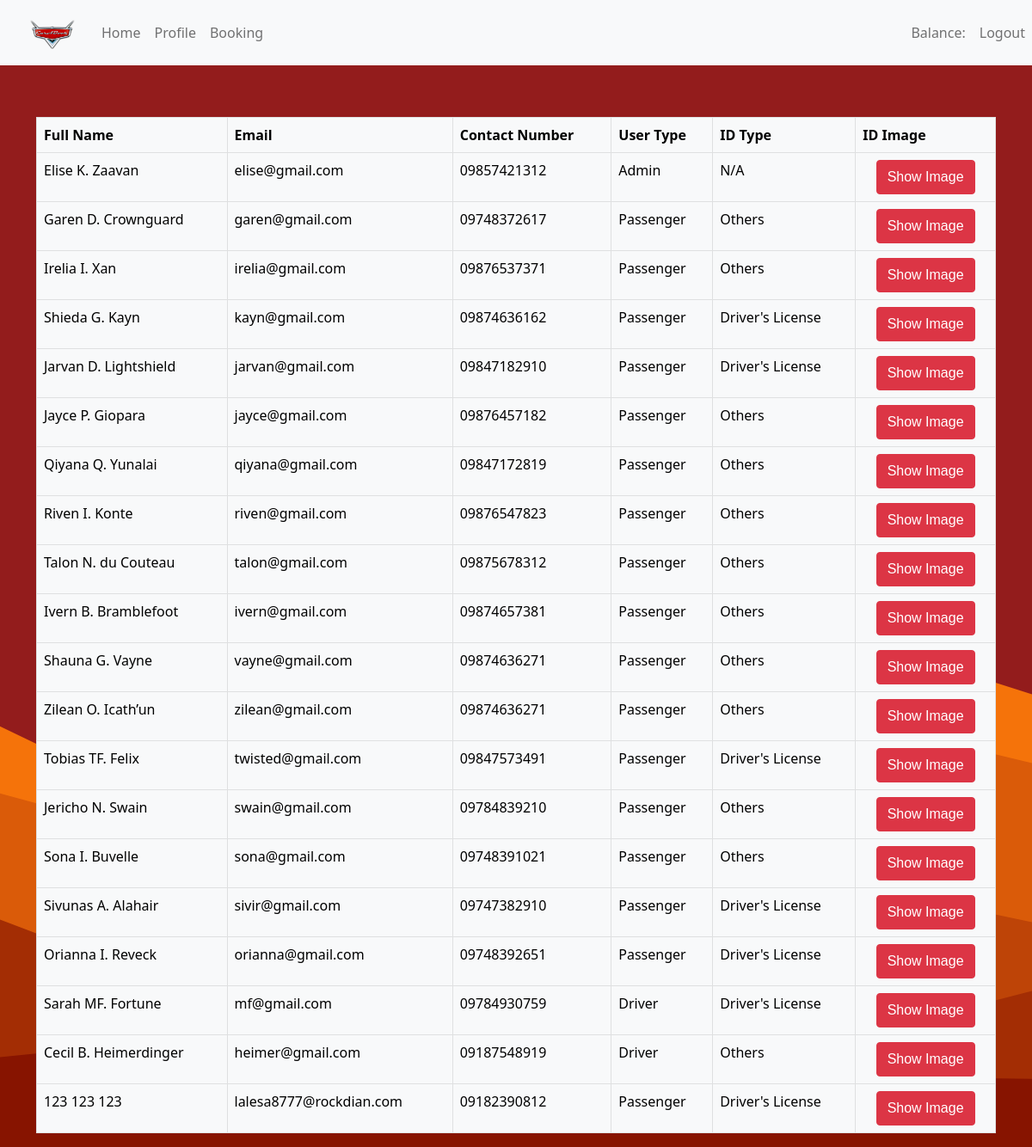
The page /accounts.php on the database its author committed.
### tables this page shows
CREATE TABLE `user_tbl` (
  `user_id` int(11) NOT NULL,
  `ufname` varchar(100) NOT NULL,
  `umname` varchar(100) NOT NULL,
  `ulname` varchar(100) NOT NULL,
  `uemail` varchar(100) NOT NULL,
  `upassword` varchar(100) NOT NULL,
  `ucnumber` varchar(11) NOT NULL,
  `ubirthdate` date NOT NULL,
  `uaddress` varchar(100) NOT NULL,
  `ucity` varchar(100) NOT NULL,
  `uprovince` varchar(100) NOT NULL,
  `uzip` varchar(10) NOT NULL,
  `uuserlevel` int(1) NOT NULL DEFAULT 1,
  `uvercode` varchar(255) DEFAULT NULL,
  `uidtype` int(1) NOT NULL,
  `uidimg` varchar(256) NOT NULL,
  `upimg` varchar(256) NOT NULL,
  `ubalance` int(11) NOT NULL DEFAULT 0,
  `utimestamp` timestamp NOT NULL DEFAULT current_timestamp()
);

### accounts.php (the view, shortened to what this page needs)
<?php
require 'ver.php';
?>
<!DOCTYPE html>
<html lang="en">
<head>
    <link href="https://cdn.jsdelivr.net/npm/bootstrap@5.0.2/dist/css/bootstrap.min.css" rel="stylesheet">
    <link rel="stylesheet" href="css/style.css">
</head>
<body>
    <?php include 'header.php';?>
    <div class="container acctbl">
        <table class="table table-bordered table-light">
            <thead>
                <tr>
                    <th scope="col">Full Name</th>
                    <th scope="col">Email</th>
                    <th scope="col">Contact Number</th>
                    <th scope="col">User Type</th>
                    <th scope="col">ID Type</th>
                    <th scope="col">ID Image</th>
                </tr>
            </thead>
            <tbody>
                <?php
$ver = 2;
$sql = "SELECT ufname, umname, ulname, uemail, ucnumber, uuserlevel, uidtype, uidimg FROM user_tbl WHERE uuserlevel >= ?";
$stmt = mysqli_prepare($conn, $sql);
mysqli_stmt_bind_param($stmt, "i", $ver);
if (mysqli_stmt_execute($stmt)) {
    $result = (mysqli_stmt_get_result($stmt));
    if (mysqli_num_rows($result) > 0) {
        while ($ROW_INFO = mysqli_fetch_assoc($result)) {
            if ($ROW_INFO['uuserlevel'] == 2 || $ROW_INFO['uuserlevel'] == 3) {
                $USERTYPE = "Passenger";
            } else if ($ROW_INFO['uuserlevel'] == 4) {
                $USERTYPE = "Driver";
            } else if ($ROW_INFO['uuserlevel'] == 6) {
                $USERTYPE = "Admin";
            }
            if ($ROW_INFO['uidtype'] == 1) {
                $IDTYPE = "Others";
            } else if ($ROW_INFO['uidtype'] == 2) {
                $IDTYPE = "Driver's License";
            } else if ($ROW_INFO['uidtype'] == null) {
                $IDTYPE = "N/A";
            }
            ?>
                            <tr>
                                <td><?=$ROW_INFO['ufname'] . " " . $ROW_INFO['umname'] . " " . $ROW_INFO['ulname'];?></td>
                                <td><?=$ROW_INFO['uemail'];?></td>
                                <td><?=$ROW_INFO['ucnumber'];?></td>
                                <td><?=$USERTYPE?></td>
                                <td><?=$IDTYPE?></td>
                                <td style="text-align: center;"><button class="btn btn-danger" type="button" onclick="displayImage('<?php echo $ROW_INFO['uidimg']; ?>')"> Show Image </button></td>
                            </tr>
                <?php
}
    }
}
?>
            </tbody>
        </table>
    </div>
</body>
</html>

### header.php (shortened to what this page needs)
<!DOCTYPE html>
<html lang="en">
<head>
    <link href="https://cdn.jsdelivr.net/npm/bootstrap@5.0.2/dist/css/bootstrap.min.css" rel="stylesheet">
    <link rel="stylesheet" href="css/style.css">
    <link rel="stylesheet" href="https://cdn.jsdelivr.net/npm/bootstrap@5.0.2/dist/css/bootstrap.min.css">
</head>
<body>
    <nav class="navbar navbar-expand-lg navbar-light bg-light">
        <a class="logo carnav"><img src="image/logo.png" alt="" style="margin-top:25%;  margin-left: -20px;" ></a>
        <div class="collapse navbar-collapse" id="navbarSupportedContent">
            <ul class="navbar-nav mr-auto">
                <li class="nav-item active">
                    <a class="nav-link" href="homepage">Home </a>
                </li>
                <li class="nav-item">
                    <a class="nav-link" id="profile" href="profile">Profile</a>
                </li>
                <li class="nav-item">
                    <a class="nav-link" id="booking" href="booking">Booking</a>
                </li>
            </ul>
            <ul class="navbar-nav logoutnav">
                <li class="nav-item">
                    <a class="nav-link">Balance: <?=$_SESSION['UBAL']?> </a>
                </li>
                <li class="nav-item">
                    <a class="nav-link" href="logout">Logout</a>
                </li>
            </ul>
        </div>
    </nav>
</body>
</html>

### css/style.css (style rules this page uses)
img { max-width: 100%; max-height: 100%; }
#rcar, #vdapp, #vrcar, #mcar, #route, #booking, #vacc, #pup, #atransaction, #areport, #acashin, #acashout { display: none; }
a { text-decoration: none; outline: none; }
.carnav { margin-left: 50px; width: 100px; }
.acctbl { width: 900px; margin-top: 5%; }
body { background-color: #ffffff; background-image: url('../image/bgall.svg'); background-size: cover; }
.logoutnav { margin-left: auto; }
:root { --pale-purple-pantone: hsl(262, 63%, 92%); --medium-sea-green: hsl(152, 63%, 43%); --lavender-blush: hsl(336, 35%, 92%); --carolina-blue: hsl(204, 91%, 53%); --columbia-blue: hsl(204, 92%, 90%); --alice-blue-1: hsl(216, 38%, 95%); --alice-blue-2: hsl(216, 75%, 97%); --alice-blue-3: hsl(216, 38%, 95%); --alice-blue-4: hsl(217, 33%, 92%); --independence: hsl(219, 21%, 39%); --deep-cerise: hsl(329, 63%, 52%); --eerie-black: hsl(210, 11%, 15%); --space-cadet: hsl(240, 22%, 25%); --blue-jeans: hsl(204, 80%, 63%); --slate-blue: hsl(262, 60%, 57%); --beau-blue: hsl(208, 86%, 92%); --honey-dew: hsl(152, 48%, 89%); --mimi-pink: hsl(329, 63%, 90%); --red-salsa: hsl(0, 79%, 63%); --sapphire: hsl(211, 100%, 35%); --manatee: hsl(219, 14%, 60%); --white: hsl(0, 0%, 100%); --gradient: linear-gradient(to top, var(--alice-blue-2), var(--alice-blue-3)); --ff-nunito: 'Nunito', sans-serif; --ff-open-sans: 'Open Sans', sans-serif; --fs-1: 2.125rem; --fs-2: 1.875rem; --fs-3: 1.5rem; --fs-4: 1.375rem; --fs-5: 1.125rem; --fs-6: 0.875rem; --fs-7: 0.625rem; --fw-400: 400; --fw-600: 600; --transition: 0.5s ease; --section-padding: 50px; --radius-10: 10px; --radius-14: 14px; --radius-18: 18px; --shadow-1: 3px 3px 9px hsla(240, 14%, 69%, 0.2); --shadow-2: 3px 3px 9px hsla(204, 92%, 59%, 0.3); }
*, *::before, *::after { margin: 0; padding: 0; box-sizing: border-box; }
li { list-style: none; }
a { text-decoration: none; }
a, img, span, label, input, button, ion-icon { display: block; }
button, input { background: none; border: none; font: inherit; }
button { cursor: pointer; }
html { font-family: var(--ff-open-sans); color: var(--eerie-black); font-size: 1rem; line-height: 1.5; scroll-behavior: smooth; }
body { overflow-x: hidden; }
.container { padding-inline: 15px; }
button, a { transition: var(--transition); }
.btn { position: relative; background: var(--background, var(--carolina-blue)); color: var(--color, var(--white)); min-width: var(--width, 40px); min-height: var(--height, 40px); padding: 5px; display: grid; place-items: center; border-radius: var(--radius-14); font-family: var(--ff-nunito); font-size: var(--fs-6); font-weight: var(--fw-600); overflow: hidden; }
.btn::before { content: ""; position: absolute; inset: 0; background: linear-gradient(to right, hsla(0, 0%, 100%, 0.4), transparent); opacity: 0; pointer-events: none; transition: var(--transition); }
@media (min-width: 580px) { .container { max-width: 540px; margin-inline: auto; } }
@media (min-width: 768px) { :root { --fs-1: 2.625rem; } }
@media (min-width: 768px) { .container { max-width: 720px; } }
@media (min-width: 992px) { .container { max-width: 960px; } }
@media (min-width: 1200px) { :root { --fs-1: 2.875rem; --fs-2: 2rem; } }
@media (min-width: 1200px) { .container { max-width: 1170px; } }
@media (min-width: 1200px) { .navbar, .navbar.active { all: unset; } }

### header.php (style rules this page uses)
.logo { width: 60px; height: 60px; }

### rows shown on the page
user_tbl: ufname "Elise", umname "K.", ulname "Zaavan", uemail "elise@gmail.com", ucnumber "09857421312", uuserlevel "Admin", uidtype "N/A"
user_tbl: ufname "Garen", umname "D.", ulname "Crownguard", uemail "garen@gmail.com", ucnumber "09748372617", uuserlevel "Passenger", uidtype "Others"
user_tbl: ufname "Irelia", umname "I.", ulname "Xan", uemail "irelia@gmail.com", ucnumber "09876537371", uuserlevel "Passenger", uidtype "Others"
user_tbl: ufname "Shieda", umname "G.", ulname "Kayn", uemail "kayn@gmail.com", ucnumber "09874636162", uuserlevel "Passenger", uidtype "Driver's License"
user_tbl: ufname "Jarvan", umname "D.", ulname "Lightshield", uemail "jarvan@gmail.com", ucnumber "09847182910", uuserlevel "Passenger", uidtype "Driver's License"
user_tbl: ufname "Jayce", umname "P.", ulname "Giopara", uemail "jayce@gmail.com", ucnumber "09876457182", uuserlevel "Passenger", uidtype "Others"
user_tbl: ufname "Qiyana", umname "Q.", ulname "Yunalai", uemail "qiyana@gmail.com", ucnumber "09847172819", uuserlevel "Passenger", uidtype "Others"
user_tbl: ufname "Riven", umname "I.", ulname "Konte", uemail "riven@gmail.com", ucnumber "09876547823", uuserlevel "Passenger", uidtype "Others"
user_tbl: ufname "Talon", umname "N.", ulname "du Couteau", uemail "talon@gmail.com", ucnumber "09875678312", uuserlevel "Passenger", uidtype "Others"
user_tbl: ufname "Ivern", umname "B.", ulname "Bramblefoot", uemail "ivern@gmail.com", ucnumber "09874657381", uuserlevel "Passenger", uidtype "Others"
user_tbl: ufname "Shauna", umname "G.", ulname "Vayne", uemail "vayne@gmail.com", ucnumber "09874636271", uuserlevel "Passenger", uidtype "Others"
user_tbl: ufname "Zilean", umname "O.", ulname "Icath’un", uemail "zilean@gmail.com", ucnumber "09874636271", uuserlevel "Passenger", uidtype "Others"
user_tbl: ufname "Tobias", umname "TF.", ulname "Felix", uemail "twisted@gmail.com", ucnumber "09847573491", uuserlevel "Passenger", uidtype "Driver's License"
user_tbl: ufname "Jericho", umname "N.", ulname "Swain", uemail "swain@gmail.com", ucnumber "09784839210", uuserlevel "Passenger", uidtype "Others"
user_tbl: ufname "Sona", umname "I.", ulname "Buvelle", uemail "sona@gmail.com", ucnumber "09748391021", uuserlevel "Passenger", uidtype "Others"
user_tbl: ufname "Sivunas", umname "A.", ulname "Alahair", uemail "sivir@gmail.com", ucnumber "09747382910", uuserlevel "Passenger", uidtype "Driver's License"
user_tbl: ufname "Orianna", umname "I.", ulname "Reveck", uemail "orianna@gmail.com", ucnumber "09748392651", uuserlevel "Passenger", uidtype "Driver's License"
user_tbl: ufname "Sarah", umname "MF.", ulname "Fortune", uemail "mf@gmail.com", ucnumber "09784930759", uuserlevel "Driver", uidtype "Driver's License"
user_tbl: ufname "Cecil", umname "B.", ulname "Heimerdinger", uemail "heimer@gmail.com", ucnumber "09187548919", uuserlevel "Driver", uidtype "Others"
user_tbl: ufname "123", umname "123", ulname "123", uemail "lalesa8777@rockdian.com", ucnumber "09182390812", uuserlevel "Passenger", uidtype "Driver's License"
